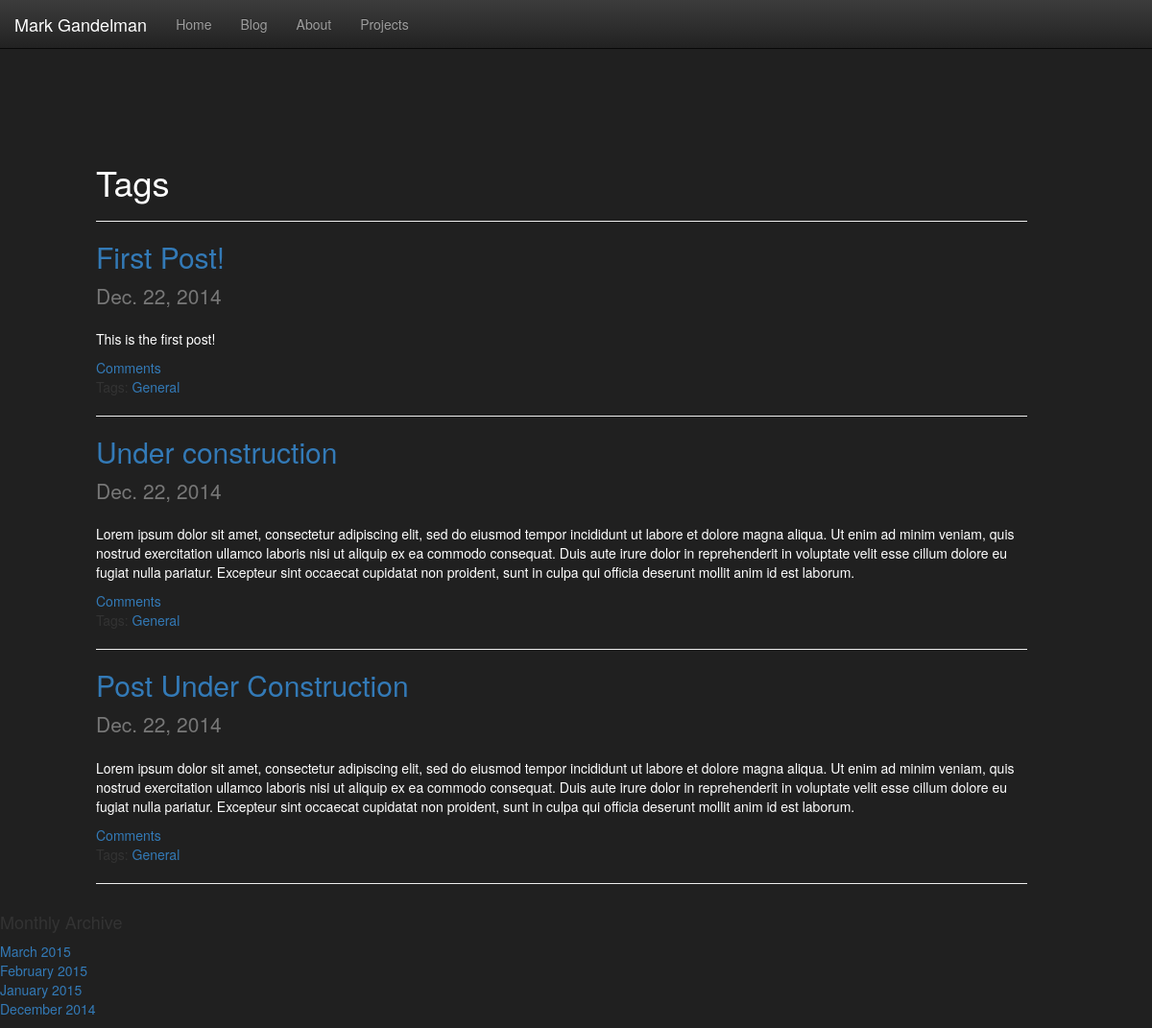
Page /blog/tag/general/ on the earlier database version.
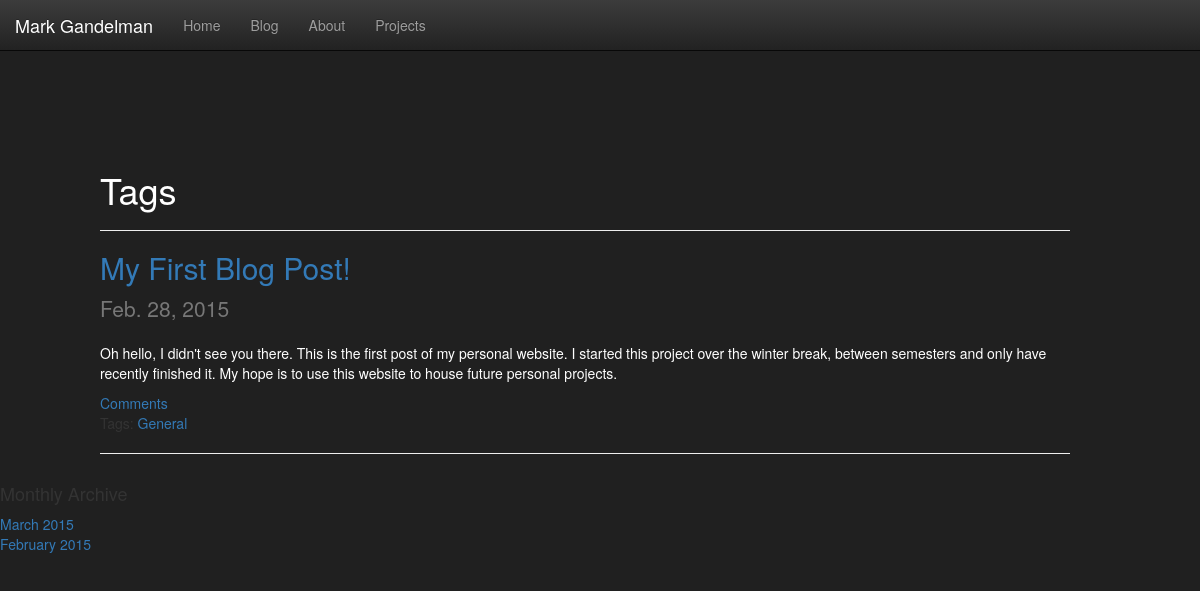
Same page on the later database version.
### blog/models.py (models this page shows, shortened)
class Post(models.Model):
	title = models.CharField(max_length=100, unique=True)
	slug = models.SlugField(max_length=100, unique=True)
	body = models.TextField()
	posted = models.DateField(db_index=True, auto_now_add=True)
	tag = models.ForeignKey('blog.Tag')
	url = models.CharField(max_length=100, unique=True, null=True, blank=True)
	link = models.CharField(max_length=100, unique=True, null=True, blank=True)
	image = models.ImageField(upload_to='images/blog/', null=True,blank=True)
	thumbnail = models.BooleanField(default=False, blank=True)

class Tag(models.Model):
	title = models.CharField(max_length=100, db_index=True)
	slug = models.SlugField(max_length=100, db_index=True)
	def __str__(self):
		return self.title

### blog/views.py (the view)
# urls.py: url(r'^tag/(?P<slug>[^\.]+)/$',views.view_post_by_tag,name='tag'),
def view_post_by_tag(request,slug):
	tag = get_object_or_404(Tag, slug=slug)
	post = Post.objects.all().filter(tag=tag)
	context_dict = {'posts':post, 'tag':tag}
	context_dict['months'] = mkmonths()
	return render(request, "blog/tag.html", context_dict)

### blog/views.py (called while the page is built)
def mkmonths():
	if not Post.objects.count():
		return []
	year, month = time.localtime()[:2]
	first = Post.objects.order_by("posted")[0]
	first_year = first.posted.year
	first_month = first.posted.month
	months = []
	for y in range(year, first_year-1,-1):
		start = 12
		end = 0
		if y == year:
			start = month
		if y == first_year:
			end = first_month-1
		for m in range(start, end, -1):
			months.append((y,m,month_name[m]))
	return months

### templates/blog/tag.html
{% extends 'blog/base.html' %}
{% block content %}
<h1 style="color:white">Tags</h1>
<hr />
	{% if posts %}
			{% for post in posts %}
			{% if post.image %}
				<div class="col-md-4">
                    <img src="{{MEDIA_URL}}{{post.image}}" class="img-thumbnail" alt="Thumbnail Image"/>
                </div>
                <div class="col-md-8">
                <article>
                   <h2><a href = "/blog/view_post/{{post.slug}}">{{post.title}}</a> | <a href={{post.url}}>{{post.link}}</a></h2>
                    <p class="lead text-muted">{{post.posted}}</p>
                    <p style="color:white" class="content">{{post.body}}</p>
                    <div class="commentlink"><a href="/blog/view_post/{{post.slug}}">Comments</a></div>
                    <div class="taglink">Tags: <a href="/blog/tag/{{post.tag.slug}}">{{post.tag}}</a></div>
                </article>
                </div>
                <div class="col-md-12">
                <hr />
                </div>
			{% else %}
				<article>
                   <h2><a href = "/blog/view_post/{{post.slug}}">{{post.title}}</a></h2>
                    <p class="lead text-muted">{{post.posted}}</p>
                    <p style="color:white" class="content">{{post.body}}</p>
                    <div class="commentlink"><a href="/blog/view_post/{{post.slug}}">{{comment}} Comments</a></div>
                    <div class="taglink">Tags: <a href="/blog/tag/{{post.tag.slug}}">{{post.tag}}</a></div>
                    <hr />
                </article>
            {% endif %}
			{% endfor %}
	{% else %}
		<p>There are no posts</p>
	{% endif %}
{% endblock%}

Differences in the rows shown:
removed Post: title "First Post!", posted "Dec. 22, 2014", body "This is the first post!", tag "General"
removed Post: title "Under construction", posted "Dec. 22, 2014", body "Lorem ipsum dolor sit amet, consectetur adipiscing elit, sed do eiusmod tempor incididunt ut labore et dolore magna aliqua. Ut enim ad minim veniam, quis nostrud exercitation ullamco laboris nisi ut aliquip ex ea commodo consequat. Duis aute irure dolor in reprehenderit in voluptate velit esse cillum dolore eu fugiat nulla pariatur. Excepteur sint occaecat cupidatat non proident, sunt in culpa qui officia deserunt mollit anim id est laborum.", tag "General"
removed Post: title "Post Under Construction", posted "Dec. 22, 2014", body "Lorem ipsum dolor sit amet, consectetur adipiscing elit, sed do eiusmod tempor incididunt ut labore et dolore magna aliqua. Ut enim ad minim veniam, quis nostrud exercitation ullamco laboris nisi ut aliquip ex ea commodo consequat. Duis aute irure dolor in reprehenderit in voluptate velit esse cillum dolore eu fugiat nulla pariatur. Excepteur sint occaecat cupidatat non proident, sunt in culpa qui officia deserunt mollit anim id est laborum.", tag "General"
added Post: title "My First Blog Post!", posted "Feb. 28, 2015", body "Oh hello, I didn't see you there. This is the first post of my personal website. I started this project over the winter break, between semesters and only have recently finished it. My hope is to use this website to house future personal projects.", tag "General"
Other differences:
list line gone: "January 2015"
list line gone: "December 2014"
